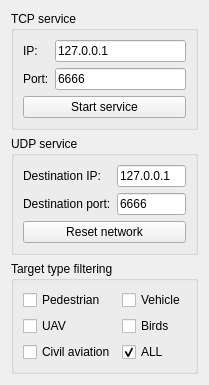
<?xml version="1.0" encoding="UTF-8"?>
<ui version="4.0">
 <class>ServicePanel</class>
 <widget class="QWidget" name="ServicePanel">
  <property name="geometry">
   <rect>
    <x>0</x>
    <y>0</y>
    <width>192</width>
    <height>279</height>
   </rect>
  </property>
  <property name="windowTitle">
   <string>Form</string>
  </property>
  <layout class="QVBoxLayout" name="verticalLayout">
   <item>
    <widget class="QGroupBox" name="groupBox">
     <property name="title">
      <string>TCP service</string>
     </property>
     <layout class="QGridLayout" name="gridLayout">
      <item row="0" column="1">
       <widget class="QLineEdit" name="lineEdit_ip">
        <property name="text">
         <string>127.0.0.1</string>
        </property>
       </widget>
      </item>
      <item row="1" column="1">
       <widget class="QLineEdit" name="lineEdit_port">
        <property name="text">
         <string>6666</string>
        </property>
       </widget>
      </item>
      <item row="2" column="0" colspan="2">
       <widget class="QPushButton" name="pushButton_start">
        <property name="text">
         <string>Start service</string>
        </property>
       </widget>
      </item>
      <item row="0" column="0">
       <widget class="QLabel" name="label">
        <property name="text">
         <string>IP:</string>
        </property>
       </widget>
      </item>
      <item row="1" column="0">
       <widget class="QLabel" name="label_2">
        <property name="text">
         <string>Port:</string>
        </property>
       </widget>
      </item>
     </layout>
    </widget>
   </item>
   <item>
    <widget class="QGroupBox" name="groupBox_3">
     <property name="title">
      <string>UDP service</string>
     </property>
     <layout class="QGridLayout" name="gridLayout_3">
      <item row="1" column="1">
       <widget class="QLineEdit" name="lineEdit_udpPort">
        <property name="text">
         <string>6666</string>
        </property>
       </widget>
      </item>
      <item row="1" column="0">
       <widget class="QLabel" name="label_4">
        <property name="text">
         <string>Destination port:</string>
        </property>
       </widget>
      </item>
      <item row="0" column="1">
       <widget class="QLineEdit" name="lineEdit_udpIP">
        <property name="text">
         <string>127.0.0.1</string>
        </property>
       </widget>
      </item>
      <item row="0" column="0">
       <widget class="QLabel" name="label_3">
        <property name="text">
         <string>Destination IP:</string>
        </property>
       </widget>
      </item>
      <item row="2" column="0" colspan="2">
       <widget class="QPushButton" name="pushButton_resetNet">
        <property name="text">
         <string>Reset network</string>
        </property>
       </widget>
      </item>
     </layout>
    </widget>
   </item>
   <item>
    <widget class="QGroupBox" name="groupBox_2">
     <property name="title">
      <string>Target type filtering</string>
     </property>
     <layout class="QGridLayout" name="gridLayout_2">
      <item row="2" column="1">
       <widget class="QCheckBox" name="checkBox_all">
        <property name="text">
         <string>ALL</string>
        </property>
        <property name="checked">
         <bool>true</bool>
        </property>
       </widget>
      </item>
      <item row="0" column="0">
       <widget class="QCheckBox" name="checkBox_person">
        <property name="sizePolicy">
         <sizepolicy hsizetype="Preferred" vsizetype="Preferred">
          <horstretch>0</horstretch>
          <verstretch>0</verstretch>
         </sizepolicy>
        </property>
        <property name="text">
         <string>Pedestrian</string>
        </property>
       </widget>
      </item>
      <item row="1" column="1">
       <widget class="QCheckBox" name="checkBox_brid">
        <property name="text">
         <string>Birds</string>
        </property>
       </widget>
      </item>
      <item row="0" column="1">
       <widget class="QCheckBox" name="checkBox_verhicle">
        <property name="enabled">
         <bool>true</bool>
        </property>
        <property name="sizePolicy">
         <sizepolicy hsizetype="Preferred" vsizetype="Preferred">
          <horstretch>0</horstretch>
          <verstretch>0</verstretch>
         </sizepolicy>
        </property>
        <property name="text">
         <string>Vehicle</string>
        </property>
       </widget>
      </item>
      <item row="1" column="0">
       <widget class="QCheckBox" name="checkBox_UAV">
        <property name="text">
         <string>UAV</string>
        </property>
       </widget>
      </item>
      <item row="2" column="0">
       <widget class="QCheckBox" name="checkBox_airplane">
        <property name="text">
         <string>Civil aviation</string>
        </property>
       </widget>
      </item>
     </layout>
    </widget>
   </item>
  </layout>
 </widget>
 <resources/>
 <connections/>
</ui>
